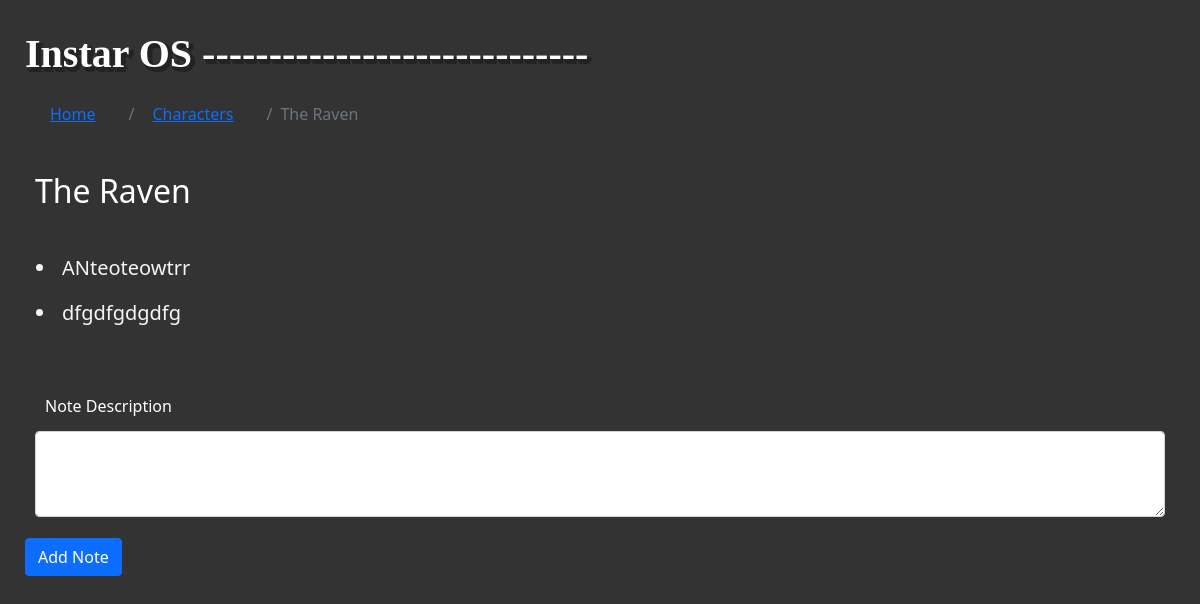
Page /people/2/ on the committed database.
### people/models.py (models this page shows, shortened)
class Character(models.Model):
    name = models.CharField(max_length=200)

class Note(models.Model):
    character = models.ForeignKey(Character, on_delete=models.CASCADE)
    note_text = models.CharField(max_length=400)

### people/views.py (the view)
# urls.py: path('<int:character_id>/', views.detail, name="detail"),
def detail(request, character_id):
    character = get_object_or_404(Character, pk=character_id)
    notes_list = Note.objects.filter(character=character)
    return render(request, 'people/detail.html', {'character':character, 'notes_list':notes_list})

### people/templates/people/detail.html (shortened to what this page needs)
<html>
    <head>
    </head>
    {% load static %}
    <link href="https://cdn.jsdelivr.net/npm/bootstrap@5.1.3/dist/css/bootstrap.min.css" rel="stylesheet">
    <link rel="stylesheet" href="https://cdn.jsdelivr.net/npm/@fortawesome/fontawesome-free@5.15.4/css/fontawesome.min.css">
    <link rel="stylesheet" href="{% static 'css/style.css' %}">
    <body>
        <div class="instarlogo">Instar OS</div>
        <nav aria-label="breadcrumb">
            <ol class="breadcrumb">
              <li class="breadcrumb-item"><a href="../..">Home</a></li>
              <li class="breadcrumb-item"><a href="..">Characters</a></li>
              <li class="breadcrumb-item active" aria-current="page"> {{ character.name }}</li>
            </ol>
          </nav>
        <section id="character">
          <h2> {{ character.name}} </h2>
        </section>
        <div class="list-group">
          <ul>
              {% for note in notes_list %}
              <li class = 'notes_list'>{{ note.note_text }}</li>
              {% endfor %}
          </ul>
      </div>
        <form action="{% url 'people:note' character.id %}" method="post">
            <div class="mb-3">
              <label for="exampleFormControlTextarea1" class="form-label">Note Description</label>
              <textarea class="form-control" name='note' rows="3"></textarea>
            </div>
            <button type="submit" class="btn btn-primary">Add Note</button>
          </form>
    </body>
</html>

### instarDjango/static/css/style.css (style rules this page uses)
* { margin: 5px; padding: 5px; }
body { background-color: #333; color: white; }
.notes_list { margin-left: 0px; font-size: 15pt; color: whitesmoke; animation: slidefromleft 4s; }
.instarlogo { margin-top: 10px; animation-duration: 1s; animation-name: logofade; color: white; font: 700 normal 2.5em 'tahoma'; text-shadow: 5px 2px #222324, 2px 4px #222324, 3px 5px #222324; }

### rows in the picture
Character: name "The Raven"
Note: note_text "ANteoteowtrr"
Note: note_text "dfgdfgdgdfg"
